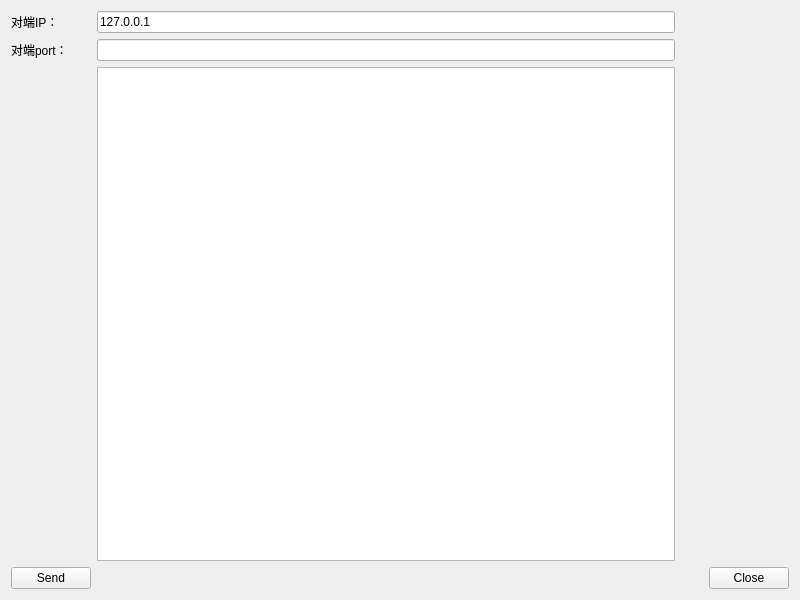
<?xml version="1.0" encoding="UTF-8"?>
<ui version="4.0">
 <class>Widget</class>
 <widget class="QWidget" name="Widget">
  <property name="geometry">
   <rect>
    <x>0</x>
    <y>0</y>
    <width>800</width>
    <height>600</height>
   </rect>
  </property>
  <property name="windowTitle">
   <string>Widget</string>
  </property>
  <layout class="QGridLayout" name="gridLayout">
   <item row="1" column="2">
    <widget class="QLineEdit" name="lineEditPort"/>
   </item>
   <item row="0" column="0">
    <widget class="QLabel" name="labelIP">
     <property name="text">
      <string>对端IP：</string>
     </property>
    </widget>
   </item>
   <item row="0" column="2">
    <widget class="QLineEdit" name="lineEditIP">
     <property name="text">
      <string>127.0.0.1</string>
     </property>
    </widget>
   </item>
   <item row="3" column="6">
    <widget class="QPushButton" name="buttonClose">
     <property name="text">
      <string>Close</string>
     </property>
    </widget>
   </item>
   <item row="3" column="2" colspan="4">
    <spacer name="horizontalSpacer">
     <property name="orientation">
      <enum>Qt::Horizontal</enum>
     </property>
     <property name="sizeHint" stdset="0">
      <size>
       <width>581</width>
       <height>20</height>
      </size>
     </property>
    </spacer>
   </item>
   <item row="1" column="0" colspan="2">
    <widget class="QLabel" name="labelPort">
     <property name="text">
      <string>对端port：</string>
     </property>
    </widget>
   </item>
   <item row="3" column="0" colspan="2">
    <widget class="QPushButton" name="buttonSend">
     <property name="text">
      <string>Send</string>
     </property>
    </widget>
   </item>
   <item row="2" column="5" colspan="2">
    <spacer name="horizontalSpacer_3">
     <property name="orientation">
      <enum>Qt::Horizontal</enum>
     </property>
     <property name="sizeHint" stdset="0">
      <size>
       <width>96</width>
       <height>20</height>
      </size>
     </property>
    </spacer>
   </item>
   <item row="2" column="2">
    <widget class="QTextEdit" name="textEdit"/>
   </item>
  </layout>
 </widget>
 <resources/>
 <connections/>
</ui>
